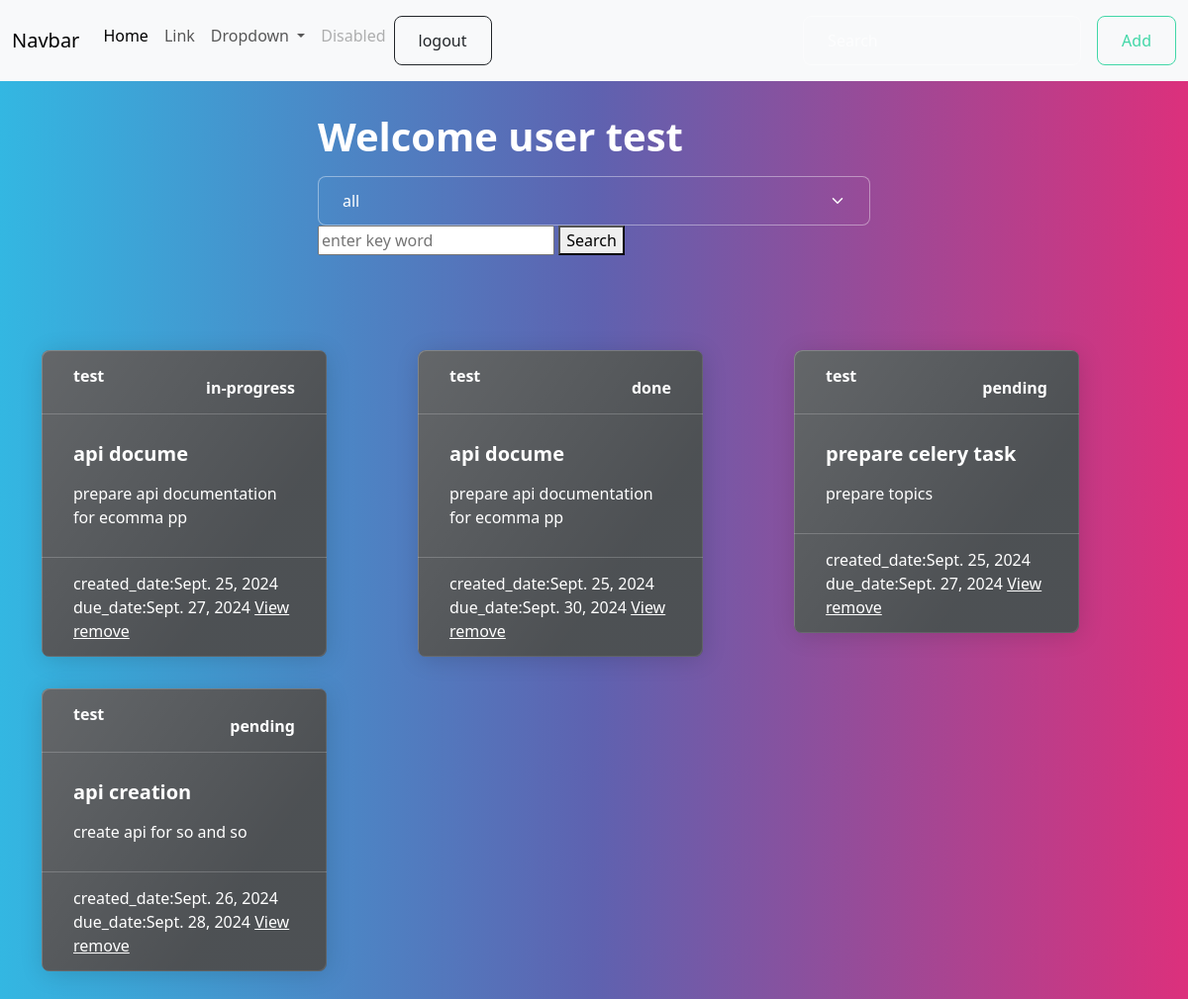
Screenshot of /tasks/all/ (signed in) with the database file from the repository.
### notes/models.py (models this page shows, shortened)
class Task(models.Model):
    title=models.CharField(max_length=200)
    description=models.TextField()
    created_date=models.DateTimeField(auto_now_add=True)
    due_date=models.DateTimeField(null=True)
    category_choices=(
        ("personal","personal"),
        ("business","business")
    )
    category=models.CharField(max_length=200,choices=category_choices,default="personal")
    status_choices=(
        ("pending","pending"),
        ("in-progress","in-progress"),
        ("done","done")
    )
    status=models.CharField(max_length=200,choices=status_choices,default="pending")
    user=models.ForeignKey(User,on_delete=models.CASCADE)

### notes/views.py (the view)
# urls.py: path("tasks/all/",views.TaskListView.as_view(),name="task-list"),
@method_decorator(decs,name="dispatch")
class TaskListView(View):
    def get(self,request,*args,**kwargs):
       search_text=request.GET.get("search_text")
       selected_category=request.GET.get("category","all")
       if selected_category =="all":
           qs=Task.objects.filter(user=request.user)
       else:
           qs=Task.objects.filter(category=selected_category,user=request.user)
       if search_text!=None:
           qs=Task.objects.filter(user=request.user)
           qs=qs.filter(Q(title__icontains=search_text)|Q(description__icontains=search_text))
       return render(request,"task_list.html",{"tasks":qs,"selected":selected_category})

### notes/templates/task_list.html (shortened to what this page needs)
{%extends 'base.html'%}
{%block main_block%}
<div class="container my-3">
    <div class="w-50 mx-auto">
        <h1>Welcome user {{request.user}}</h1>
       <form action="">
            <select name="category" id="" class="form-select" onchange="this.form.submit()">
                <option value="all" {%if selected == 'all'%} selected {%endif%}>all</option>
            </select>
       </form>
       <form action="{%url 'task-list'%}">
            <input type="text" placeholder="enter key word" name="search_text">
            <button type="submit">Search</button>
       </form>
    </div>
</div>
<div class="container mt-5">
    <div class="row">
        {%for t in tasks%}
        <div class="col-4">
            <div class="card text-bg-dark mb-3" style="max-width: 18rem;">
                <div class="card-header d-flex justify-content-between">
                    <div> {{t.user}} </div>
                    <div>
                         {{t.status}}
                        </div>
                </div>
                <div class="card-body">
                    <h5 class="card-title">{{t.title}}</h5>
                    <p class="card-text">{{t.description}}</p>
                </div>
                <div class="card-footer text-body-white">
                    created_date:{{t.created_date|date}}
                    due_date:{{t.due_date|date}}
                    <a href="{%url 'task-update' t.id %}">View</a>
                    <a href="{%url 'task-delete' t.id%}">remove</a>
                </div>
            </div>
        </div>
        {%endfor%}
    </div>
</div>
{%endblock%}

### rows the page displays
Task: user "test", status "in-progress", title "api docume", description "prepare api documentation for ecomma pp", created_date "Sept. 25, 2024", due_date "Sept. 27, 2024"
Task: user "test", status "done", title "api docume", description "prepare api documentation for ecomma pp", created_date "Sept. 25, 2024", due_date "Sept. 30, 2024"
Task: user "test", status "pending", title "prepare celery task", description "prepare topics", created_date "Sept. 25, 2024", due_date "Sept. 27, 2024"
Task: user "test", status "pending", title "api creation", description "create api for so and so", created_date "Sept. 26, 2024", due_date "Sept. 28, 2024"

### other values shown
{{ request.user }} "test"
